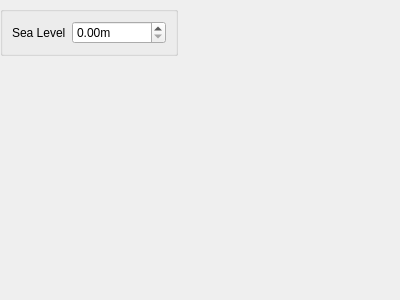
<?xml version="1.0" encoding="UTF-8"?>
<ui version="4.0">
 <class>WaterFitting</class>
 <widget class="QWidget" name="WaterFitting">
  <property name="geometry">
   <rect>
    <x>0</x>
    <y>0</y>
    <width>400</width>
    <height>300</height>
   </rect>
  </property>
  <property name="windowTitle">
   <string>Form</string>
  </property>
  <layout class="QVBoxLayout" name="verticalLayout">
   <property name="margin">
    <number>0</number>
   </property>
   <item>
    <widget class="StashFrame" name="frame_3">
     <property name="frameShape">
      <enum>QFrame::NoFrame</enum>
     </property>
    </widget>
   </item>
   <item>
    <layout class="QHBoxLayout" name="horizontalLayout">
     <item>
      <widget class="QGroupBox" name="groupBox">
       <property name="title">
        <string/>
       </property>
       <layout class="QVBoxLayout" name="verticalLayout_2">
        <item>
         <layout class="QFormLayout" name="formLayout">
          <property name="fieldGrowthPolicy">
           <enum>QFormLayout::AllNonFixedFieldsGrow</enum>
          </property>
          <item row="0" column="0">
           <widget class="QLabel" name="label">
            <property name="text">
             <string>Sea Level</string>
            </property>
           </widget>
          </item>
          <item row="0" column="1">
           <widget class="QDoubleSpinBox" name="seaLevel">
            <property name="suffix">
             <string>m</string>
            </property>
            <property name="maximum">
             <double>999999999.000000000000000</double>
            </property>
           </widget>
          </item>
         </layout>
        </item>
       </layout>
      </widget>
     </item>
     <item>
      <spacer name="horizontalSpacer">
       <property name="orientation">
        <enum>Qt::Horizontal</enum>
       </property>
       <property name="sizeHint" stdset="0">
        <size>
         <width>40</width>
         <height>20</height>
        </size>
       </property>
      </spacer>
     </item>
    </layout>
   </item>
   <item>
    <spacer name="verticalSpacer">
     <property name="orientation">
      <enum>Qt::Vertical</enum>
     </property>
     <property name="sizeHint" stdset="0">
      <size>
       <width>20</width>
       <height>172</height>
      </size>
     </property>
    </spacer>
   </item>
  </layout>
 </widget>
 <customwidgets>
  <customwidget>
   <class>StashFrame</class>
   <extends>QFrame</extends>
   <header>stashframe.hh</header>
   <container>1</container>
  </customwidget>
 </customwidgets>
 <resources/>
 <connections/>
</ui>
